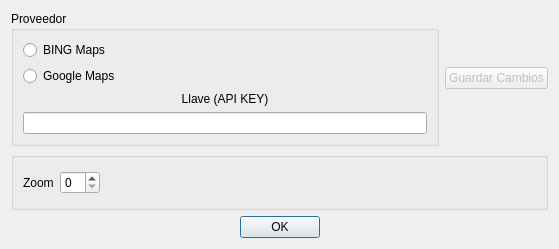
<?xml version="1.0" encoding="UTF-8"?>
<ui version="4.0">
 <class>diagConfMapas</class>
 <widget class="QDialog" name="diagConfMapas">
  <property name="geometry">
   <rect>
    <x>0</x>
    <y>0</y>
    <width>559</width>
    <height>249</height>
   </rect>
  </property>
  <property name="windowTitle">
   <string>Configuracion del servidor de mapas</string>
  </property>
  <layout class="QVBoxLayout" name="verticalLayout">
   <item>
    <layout class="QHBoxLayout" name="horizontalLayout_3">
     <item>
      <layout class="QVBoxLayout" name="verticalLayout_3"/>
     </item>
     <item>
      <widget class="QGroupBox" name="groupBox">
       <property name="title">
        <string>Proveedor</string>
       </property>
       <layout class="QVBoxLayout" name="verticalLayout_2">
        <item>
         <widget class="QRadioButton" name="rbBING">
          <property name="text">
           <string>BING Maps</string>
          </property>
         </widget>
        </item>
        <item>
         <widget class="QRadioButton" name="rb">
          <property name="text">
           <string>Google Maps</string>
          </property>
         </widget>
        </item>
        <item>
         <widget class="QLabel" name="label">
          <property name="maximumSize">
           <size>
            <width>16777215</width>
            <height>30</height>
           </size>
          </property>
          <property name="text">
           <string>Llave (API KEY)</string>
          </property>
          <property name="alignment">
           <set>Qt::AlignCenter</set>
          </property>
         </widget>
        </item>
        <item>
         <widget class="QLineEdit" name="lnKEY">
          <property name="text">
           <string/>
          </property>
          <property name="placeholderText">
           <string/>
          </property>
         </widget>
        </item>
       </layout>
       <zorder>horizontalLayoutWidget</zorder>
       <zorder>horizontalLayoutWidget</zorder>
       <zorder>rb</zorder>
       <zorder>lnKEY</zorder>
       <zorder>label</zorder>
       <zorder>rbBING</zorder>
      </widget>
     </item>
     <item>
      <widget class="QPushButton" name="btnGuardar">
       <property name="enabled">
        <bool>false</bool>
       </property>
       <property name="text">
        <string>Guardar Cambios</string>
       </property>
       <property name="checkable">
        <bool>false</bool>
       </property>
       <property name="flat">
        <bool>false</bool>
       </property>
      </widget>
     </item>
    </layout>
   </item>
   <item>
    <widget class="QGroupBox" name="groupBox_2">
     <property name="title">
      <string/>
     </property>
     <layout class="QHBoxLayout" name="horizontalLayout">
      <item>
       <widget class="QLabel" name="label_2">
        <property name="text">
         <string>Zoom</string>
        </property>
       </widget>
      </item>
      <item>
       <widget class="QSpinBox" name="sBoxZoom">
        <property name="maximumSize">
         <size>
          <width>40</width>
          <height>16777215</height>
         </size>
        </property>
       </widget>
      </item>
      <item>
       <spacer name="horizontalSpacer">
        <property name="orientation">
         <enum>Qt::Horizontal</enum>
        </property>
        <property name="sizeHint" stdset="0">
         <size>
          <width>40</width>
          <height>20</height>
         </size>
        </property>
       </spacer>
      </item>
     </layout>
     <zorder>sBoxZoom</zorder>
     <zorder>label_2</zorder>
     <zorder>sBoxZoom</zorder>
     <zorder>label_2</zorder>
     <zorder>horizontalSpacer</zorder>
    </widget>
   </item>
   <item>
    <widget class="QDialogButtonBox" name="buttonBox">
     <property name="locale">
      <locale language="Spanish" country="Argentina"/>
     </property>
     <property name="orientation">
      <enum>Qt::Horizontal</enum>
     </property>
     <property name="standardButtons">
      <set>QDialogButtonBox::Ok</set>
     </property>
     <property name="centerButtons">
      <bool>true</bool>
     </property>
    </widget>
   </item>
  </layout>
 </widget>
 <resources/>
 <connections>
  <connection>
   <sender>buttonBox</sender>
   <signal>accepted()</signal>
   <receiver>diagConfMapas</receiver>
   <slot>accept()</slot>
   <hints>
    <hint type="sourcelabel">
     <x>248</x>
     <y>254</y>
    </hint>
    <hint type="destinationlabel">
     <x>157</x>
     <y>274</y>
    </hint>
   </hints>
  </connection>
  <connection>
   <sender>buttonBox</sender>
   <signal>rejected()</signal>
   <receiver>diagConfMapas</receiver>
   <slot>reject()</slot>
   <hints>
    <hint type="sourcelabel">
     <x>316</x>
     <y>260</y>
    </hint>
    <hint type="destinationlabel">
     <x>286</x>
     <y>274</y>
    </hint>
   </hints>
  </connection>
 </connections>
</ui>
